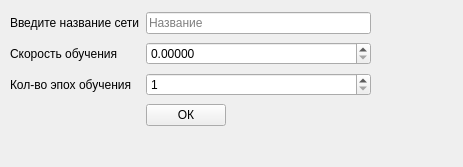
<?xml version="1.0" encoding="UTF-8"?>
<ui version="4.0">
 <class>SaveNewModel</class>
 <widget class="QWidget" name="SaveNewModel">
  <property name="geometry">
   <rect>
    <x>0</x>
    <y>0</y>
    <width>463</width>
    <height>167</height>
   </rect>
  </property>
  <property name="windowTitle">
   <string>Создание новой сети</string>
  </property>
  <widget class="QWidget" name="formLayoutWidget">
   <property name="geometry">
    <rect>
     <x>10</x>
     <y>10</y>
     <width>361</width>
     <height>121</height>
    </rect>
   </property>
   <layout class="QGridLayout" name="gridLayout">
    <item row="1" column="0">
     <widget class="QLabel" name="label_2">
      <property name="text">
       <string>Скорость обучения</string>
      </property>
     </widget>
    </item>
    <item row="3" column="1">
     <widget class="QPushButton" name="create_button">
      <property name="sizePolicy">
       <sizepolicy hsizetype="Fixed" vsizetype="Fixed">
        <horstretch>0</horstretch>
        <verstretch>0</verstretch>
       </sizepolicy>
      </property>
      <property name="text">
       <string>ОК</string>
      </property>
     </widget>
    </item>
    <item row="0" column="1">
     <widget class="QLineEdit" name="nameTextBox">
      <property name="enabled">
       <bool>true</bool>
      </property>
      <property name="text">
       <string/>
      </property>
      <property name="placeholderText">
       <string>Название</string>
      </property>
     </widget>
    </item>
    <item row="0" column="0">
     <widget class="QLabel" name="label">
      <property name="text">
       <string>Введите название сети</string>
      </property>
     </widget>
    </item>
    <item row="1" column="1">
     <widget class="QDoubleSpinBox" name="learning_rate">
      <property name="prefix">
       <string/>
      </property>
      <property name="decimals">
       <number>5</number>
      </property>
      <property name="minimum">
       <double>0.000000000000000</double>
      </property>
      <property name="maximum">
       <double>1.000000000000000</double>
      </property>
      <property name="singleStep">
       <double>0.000001000000000</double>
      </property>
      <property name="stepType">
       <enum>QAbstractSpinBox::DefaultStepType</enum>
      </property>
      <property name="value">
       <double>0.000000000000000</double>
      </property>
     </widget>
    </item>
    <item row="2" column="1">
     <widget class="QSpinBox" name="epochs_count">
      <property name="minimum">
       <number>1</number>
      </property>
      <property name="maximum">
       <number>10000</number>
      </property>
     </widget>
    </item>
    <item row="2" column="0">
     <widget class="QLabel" name="label_3">
      <property name="text">
       <string>Кол-во эпох обучения</string>
      </property>
     </widget>
    </item>
   </layout>
  </widget>
 </widget>
 <resources/>
 <connections/>
</ui>
